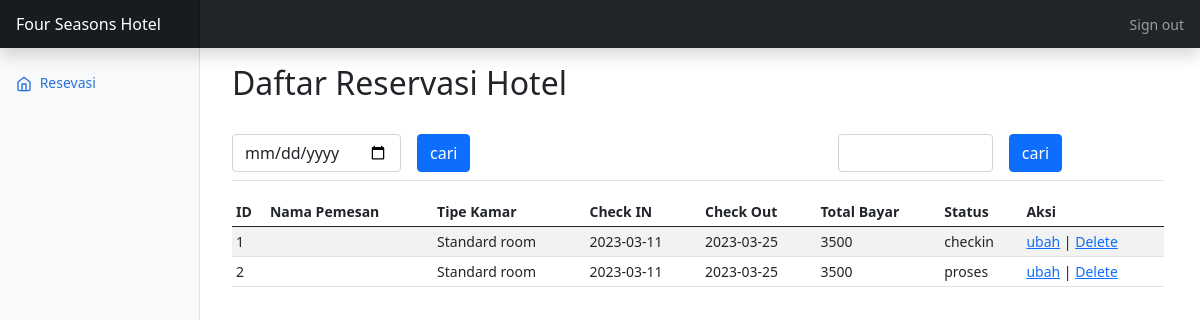
Screenshot of /resevsionis/index.php (signed in) with the database file from the repository.
### tables this page shows
CREATE TABLE `reservasi` (
  `id` int(11) NOT NULL,
  `user_id` int(11) NOT NULL,
  `email` varchar(255) NOT NULL,
  `no_hp` int(20) NOT NULL,
  `kamar_id` int(11) NOT NULL,
  `checkin` date NOT NULL,
  `checkout` date NOT NULL,
  `jumlah` int(11) NOT NULL,
  `status` varchar(255) NOT NULL
);

CREATE TABLE `kamar` (
  `id` int(11) NOT NULL,
  `tipe_kamar` varchar(255) NOT NULL,
  `harga` int(100) NOT NULL,
  `gambar` text NOT NULL,
  `status` enum('checkin','checkout') NOT NULL
);

### resevsionis/reservasi_list.php (the view)
<?php
  include "../koneksi.php";
?>
<div class="d-flex justify-content-between flex-wrap flex-md-nowrap align-items-center pt-3 pb-2">
  <h1 class="h2">Daftar Reservasi Hotel</h1>
</div>
<div class="d-flex justify-content-between flex-wrap flex-md-nowrap align-items-center pt-3 pb-2 mb-3 border-bottom">
  <form class="row g-3" method="post" action="index.php?page=cari-tanggal">
    <div class="col">
      <input type="date" class="form-control" id="checkin" name="checkin">
    </div>
    <div class="col">
      <input type="submit" name="" value="cari" class="btn btn-primary">
    </div>
  </form>
  <form class="row g-3" method="post" action="index.php?page=cari-nama">
    <div class="col">
      <input type="text" class="form-control" name="nama">
    </div>
    <div class="col">
      <input type="submit" name="" value="cari" class="btn btn-primary">
    </div>
  </form>
</div>
<div class="table-responsive">
  <table class="table table-striped table-sm">
    <thead>
      <tr>
        <th scope="col">ID</th>
        <th scope="col">Nama Pemesan</th>
        <th scope="col">Tipe Kamar</th>
        <th scope="col">Check IN</th>
        <th scope="col">Check Out</th>
        <th scope="col">Total Bayar</th>
        <th scope="col">Status</th>
        <th scope="col">Aksi</th>
      </tr>
    </thead>
    <tbody>
    <?php
     $query = $conn->query('SELECT * FROM kamar INNER JOIN reservasi ON kamar.id = reservasi.kamar_id');
     $no=1;
     while ($data = mysqli_fetch_array($query)) {
    ?>
      <tr>
        <td><?php echo $no++ ?></td>
        <td><?php echo $data['nama'] ?></td>
        <td><?php echo $data['tipe_kamar'] ?></td>
        <td><?php echo $data['checkin'] ?></td>
        <td><?php echo $data['checkout'] ?></td>
        <td><?php echo $data['jumlah'] ?></td>
        <td><?php echo $data['status'] ?></td>
           <td>
            <a href="index.php?page=reservasi-edit&id=<?php echo $data['id']; ?>">ubah</a> |
            <a href="reservasi_delete.php?id=<?php echo $data['id']; ?>" onclick="return confirm('Anda yakin mau menghapus cerita ini ?')">Delete</a>
          </td>
      </tr>
    <?php } ?>
    </tbody>
  </table>
</div>

### css/dashboard.css (style rules this page uses)
body { font-size: .875rem; }

### rows the page displays
reservasi: kamar.tipe_kamar "Standard room", checkin "2023-03-11", checkout "2023-03-25", jumlah "3500", status "checkin"
reservasi: kamar.tipe_kamar "Standard room", checkin "2023-03-11", checkout "2023-03-25", jumlah "3500", status "proses"
